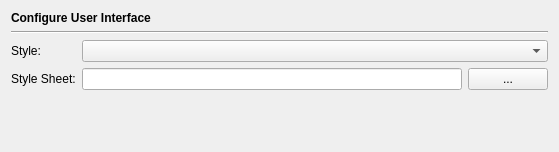
<?xml version="1.0" encoding="UTF-8"?>
<ui version="4.0">
 <class>HelpInterfacePage</class>
 <widget class="QWidget" name="HelpInterfacePage">
  <property name="geometry">
   <rect>
    <x>0</x>
    <y>0</y>
    <width>555</width>
    <height>152</height>
   </rect>
  </property>
  <layout class="QVBoxLayout" name="verticalLayout">
   <item>
    <widget class="QLabel" name="headerLabel">
     <property name="text">
      <string>&lt;b&gt;Configure User Interface&lt;/b&gt;</string>
     </property>
    </widget>
   </item>
   <item>
    <widget class="Line" name="line9">
     <property name="frameShape">
      <enum>QFrame::HLine</enum>
     </property>
     <property name="frameShadow">
      <enum>QFrame::Sunken</enum>
     </property>
     <property name="orientation">
      <enum>Qt::Horizontal</enum>
     </property>
    </widget>
   </item>
   <item>
    <layout class="QGridLayout">
     <item row="0" column="0">
      <widget class="QLabel" name="label_2">
       <property name="text">
        <string>Style:</string>
       </property>
      </widget>
     </item>
     <item row="0" column="1" colspan="2">
      <widget class="QComboBox" name="styleComboBox">
       <property name="toolTip">
        <string>Select the interface style</string>
       </property>
      </widget>
     </item>
     <item row="1" column="0">
      <widget class="QLabel" name="label_3">
       <property name="text">
        <string>Style Sheet:</string>
       </property>
      </widget>
     </item>
     <item row="1" column="1">
      <widget class="QLineEdit" name="styleSheetEdit">
       <property name="toolTip">
        <string>Enter the name of the style sheet file</string>
       </property>
      </widget>
     </item>
     <item row="1" column="2">
      <widget class="QPushButton" name="styleSheetButton">
       <property name="toolTip">
        <string>Select the style sheet file via a file selection dialog</string>
       </property>
       <property name="text">
        <string>...</string>
       </property>
      </widget>
     </item>
    </layout>
   </item>
   <item>
    <spacer>
     <property name="orientation">
      <enum>Qt::Vertical</enum>
     </property>
     <property name="sizeHint" stdset="0">
      <size>
       <width>537</width>
       <height>41</height>
      </size>
     </property>
    </spacer>
   </item>
  </layout>
 </widget>
 <tabstops>
  <tabstop>styleComboBox</tabstop>
  <tabstop>styleSheetEdit</tabstop>
  <tabstop>styleSheetButton</tabstop>
 </tabstops>
 <resources/>
 <connections/>
</ui>
